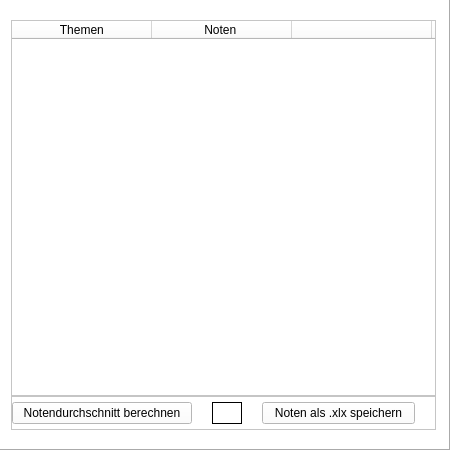
<?xml version="1.0" encoding="UTF-8"?>
<ui version="4.0">
 <class>Form</class>
 <widget class="QWidget" name="Form">
  <property name="geometry">
   <rect>
    <x>0</x>
    <y>0</y>
    <width>450</width>
    <height>450</height>
   </rect>
  </property>
  <property name="minimumSize">
   <size>
    <width>450</width>
    <height>450</height>
   </size>
  </property>
  <property name="maximumSize">
   <size>
    <width>450</width>
    <height>450</height>
   </size>
  </property>
  <property name="sizeIncrement">
   <size>
    <width>450</width>
    <height>450</height>
   </size>
  </property>
  <property name="baseSize">
   <size>
    <width>450</width>
    <height>450</height>
   </size>
  </property>
  <property name="windowTitle">
   <string>Form</string>
  </property>
  <layout class="QVBoxLayout" name="verticalLayout_2">
   <property name="spacing">
    <number>0</number>
   </property>
   <property name="leftMargin">
    <number>0</number>
   </property>
   <property name="topMargin">
    <number>0</number>
   </property>
   <property name="rightMargin">
    <number>0</number>
   </property>
   <property name="bottomMargin">
    <number>0</number>
   </property>
   <item>
    <widget class="QFrame" name="show_frame">
     <property name="minimumSize">
      <size>
       <width>450</width>
       <height>450</height>
      </size>
     </property>
     <property name="maximumSize">
      <size>
       <width>450</width>
       <height>450</height>
      </size>
     </property>
     <property name="sizeIncrement">
      <size>
       <width>450</width>
       <height>450</height>
      </size>
     </property>
     <property name="baseSize">
      <size>
       <width>450</width>
       <height>450</height>
      </size>
     </property>
     <property name="styleSheet">
      <string notr="true">background-color: rgb(255, 255, 255);
border-color: rgb(0, 0, 0);</string>
     </property>
     <property name="frameShape">
      <enum>QFrame::NoFrame</enum>
     </property>
     <property name="frameShadow">
      <enum>QFrame::Raised</enum>
     </property>
     <layout class="QHBoxLayout" name="horizontalLayout">
      <property name="spacing">
       <number>0</number>
      </property>
      <property name="leftMargin">
       <number>0</number>
      </property>
      <property name="topMargin">
       <number>0</number>
      </property>
      <property name="rightMargin">
       <number>0</number>
      </property>
      <property name="bottomMargin">
       <number>0</number>
      </property>
      <item>
       <widget class="QFrame" name="menu_container">
        <property name="minimumSize">
         <size>
          <width>450</width>
          <height>450</height>
         </size>
        </property>
        <property name="maximumSize">
         <size>
          <width>450</width>
          <height>450</height>
         </size>
        </property>
        <property name="sizeIncrement">
         <size>
          <width>450</width>
          <height>450</height>
         </size>
        </property>
        <property name="baseSize">
         <size>
          <width>450</width>
          <height>450</height>
         </size>
        </property>
        <property name="frameShape">
         <enum>QFrame::Panel</enum>
        </property>
        <property name="frameShadow">
         <enum>QFrame::Raised</enum>
        </property>
        <layout class="QVBoxLayout" name="verticalLayout">
         <property name="spacing">
          <number>0</number>
         </property>
         <property name="leftMargin">
          <number>0</number>
         </property>
         <property name="topMargin">
          <number>0</number>
         </property>
         <property name="rightMargin">
          <number>0</number>
         </property>
         <property name="bottomMargin">
          <number>0</number>
         </property>
         <item>
          <widget class="QFrame" name="menu_frame">
           <property name="minimumSize">
            <size>
             <width>435</width>
             <height>410</height>
            </size>
           </property>
           <property name="maximumSize">
            <size>
             <width>435</width>
             <height>410</height>
            </size>
           </property>
           <property name="sizeIncrement">
            <size>
             <width>435</width>
             <height>410</height>
            </size>
           </property>
           <property name="baseSize">
            <size>
             <width>435</width>
             <height>410</height>
            </size>
           </property>
           <property name="frameShape">
            <enum>QFrame::NoFrame</enum>
           </property>
           <property name="frameShadow">
            <enum>QFrame::Sunken</enum>
           </property>
           <layout class="QVBoxLayout" name="verticalLayout_3">
            <property name="spacing">
             <number>0</number>
            </property>
            <property name="leftMargin">
             <number>10</number>
            </property>
            <property name="topMargin">
             <number>0</number>
            </property>
            <property name="rightMargin">
             <number>0</number>
            </property>
            <property name="bottomMargin">
             <number>0</number>
            </property>
            <item>
             <widget class="QTableWidget" name="date_table">
              <property name="horizontalScrollBarPolicy">
               <enum>Qt::ScrollBarAlwaysOff</enum>
              </property>
              <property name="rowCount">
               <number>0</number>
              </property>
              <property name="columnCount">
               <number>5</number>
              </property>
              <attribute name="horizontalHeaderMinimumSectionSize">
               <number>50</number>
              </attribute>
              <attribute name="horizontalHeaderDefaultSectionSize">
               <number>140</number>
              </attribute>
              <column>
               <property name="text">
                <string>               Themen               </string>
               </property>
              </column>
              <column>
               <property name="text">
                <string>     Noten      </string>
               </property>
              </column>
              <column>
               <property name="text">
                <string/>
               </property>
              </column>
              <column>
               <property name="text">
                <string>      Noten       </string>
               </property>
              </column>
              <column>
               <property name="text">
                <string/>
               </property>
              </column>
             </widget>
            </item>
            <item>
             <widget class="QFrame" name="frame">
              <property name="frameShape">
               <enum>QFrame::StyledPanel</enum>
              </property>
              <property name="frameShadow">
               <enum>QFrame::Raised</enum>
              </property>
              <layout class="QHBoxLayout" name="horizontalLayout_2">
               <property name="spacing">
                <number>20</number>
               </property>
               <property name="leftMargin">
                <number>0</number>
               </property>
               <property name="topMargin">
                <number>5</number>
               </property>
               <property name="rightMargin">
                <number>20</number>
               </property>
               <property name="bottomMargin">
                <number>5</number>
               </property>
               <item>
                <widget class="QPushButton" name="btn_durchschnitt_berechnen">
                 <property name="minimumSize">
                  <size>
                   <width>180</width>
                   <height>0</height>
                  </size>
                 </property>
                 <property name="maximumSize">
                  <size>
                   <width>180</width>
                   <height>16777215</height>
                  </size>
                 </property>
                 <property name="sizeIncrement">
                  <size>
                   <width>180</width>
                   <height>0</height>
                  </size>
                 </property>
                 <property name="baseSize">
                  <size>
                   <width>180</width>
                   <height>0</height>
                  </size>
                 </property>
                 <property name="text">
                  <string>Notendurchschnitt berechnen</string>
                 </property>
                </widget>
               </item>
               <item>
                <widget class="QLabel" name="lbl_durchschnitt_label">
                 <property name="minimumSize">
                  <size>
                   <width>30</width>
                   <height>0</height>
                  </size>
                 </property>
                 <property name="maximumSize">
                  <size>
                   <width>30</width>
                   <height>16777215</height>
                  </size>
                 </property>
                 <property name="sizeIncrement">
                  <size>
                   <width>30</width>
                   <height>0</height>
                  </size>
                 </property>
                 <property name="baseSize">
                  <size>
                   <width>30</width>
                   <height>0</height>
                  </size>
                 </property>
                 <property name="frameShape">
                  <enum>QFrame::Box</enum>
                 </property>
                 <property name="text">
                  <string/>
                 </property>
                 <property name="alignment">
                  <set>Qt::AlignCenter</set>
                 </property>
                 <property name="margin">
                  <number>0</number>
                 </property>
                </widget>
               </item>
               <item>
                <widget class="QPushButton" name="safe_csv">
                 <property name="text">
                  <string>Noten als .xlx speichern</string>
                 </property>
                </widget>
               </item>
              </layout>
             </widget>
            </item>
           </layout>
          </widget>
         </item>
        </layout>
       </widget>
      </item>
     </layout>
    </widget>
   </item>
  </layout>
 </widget>
 <resources/>
 <connections/>
</ui>
